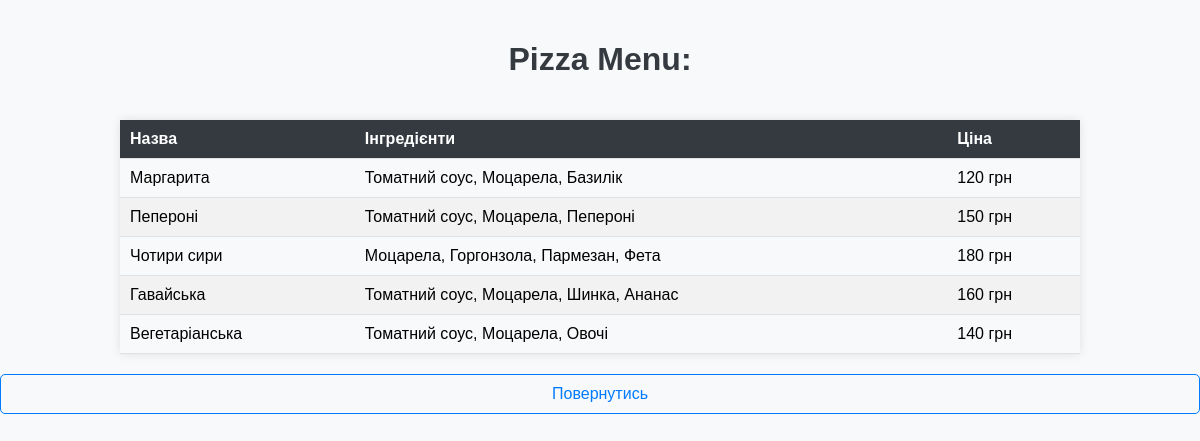
The app's page /menu/ with its own data.
### app/Models.py (models this page shows)
class Pizza(Base):
    __tablename__ = 'Pizzas'
    id: Mapped[int] = mapped_column(primary_key=True)
    name: Mapped[str] = mapped_column(String(40), unique=True)
    ingredients: Mapped[str] = mapped_column(String(200))
    price: Mapped[int]

### app/routes.py (the view, shortened to what this page needs)
@app.route('/menu/')
def menu():
    with Session() as session:
        pizza2 = session.execute(select(Pizza)).scalars().all()
    return render_template('menu.html', pizza2=pizza2)

### app/templates/menu.html (shortened to what this page needs)
<!DOCTYPE html>
<html lang="en">
<head>
    <link rel="stylesheet" href="{{ url_for('static', filename='styles.css') }}">
</head>
<body>
    <h1>Pizza Menu:</h1>
    <table>
        <thead>
            <tr>
                <th>Назва</th>
                <th>Інгредієнти</th>
                <th>Ціна</th>
            </tr>
        </thead>
        <tbody>
            {% for pizza in pizza2 %}
            <tr>
                <td>{{ pizza.name }}</td>
                <td>{{ pizza.ingredients }}</td>
                <td>{{ pizza.price }}</td>
            </tr>
            {% endfor %}
        </tbody>
    </table>
    <a href="/" id="backLink">Повернутись</a>
</body>
</html>

### app/static/styles.css (style rules this page uses)
body { font-family: Arial, sans-serif; margin: 0; padding: 0; background-color: #f8f9fa; }
h1 { color: #343a40; text-align: center; padding: 20px 0; }
table { width: 80%; margin: 20px auto; border-collapse: collapse; box-shadow: 0 0 10px rgba(0, 0, 0, 0.1); }
th, td { padding: 10px; text-align: left; border-bottom: 1px solid #dee2e6; }
th { background-color: #343a40; color: #fff; }
tr:nth-child(even) { background-color: #f2f2f2; }
a { display: inline-block; text-align: center; text-decoration: none; color: #007bff; margin: 20px auto; padding: 10px 20px; border: 1px solid #007bff; border-radius: 5px; transition: background-color 0.3s, color 0.3s; }
#backLink { display: block; text-align: center; }

### records on screen
Pizza: name "Маргарита", ingredients "Томатний соус, Моцарела, Базилік", price "120 грн"
Pizza: name "Пепероні", ingredients "Томатний соус, Моцарела, Пепероні", price "150 грн"
Pizza: name "Чотири сири", ingredients "Моцарела, Горгонзола, Пармезан, Фета", price "180 грн"
Pizza: name "Гавайська", ingredients "Томатний соус, Моцарела, Шинка, Ананас", price "160 грн"
Pizza: name "Вегетаріанська", ingredients "Томатний соус, Моцарела, Овочі", price "140 грн"
